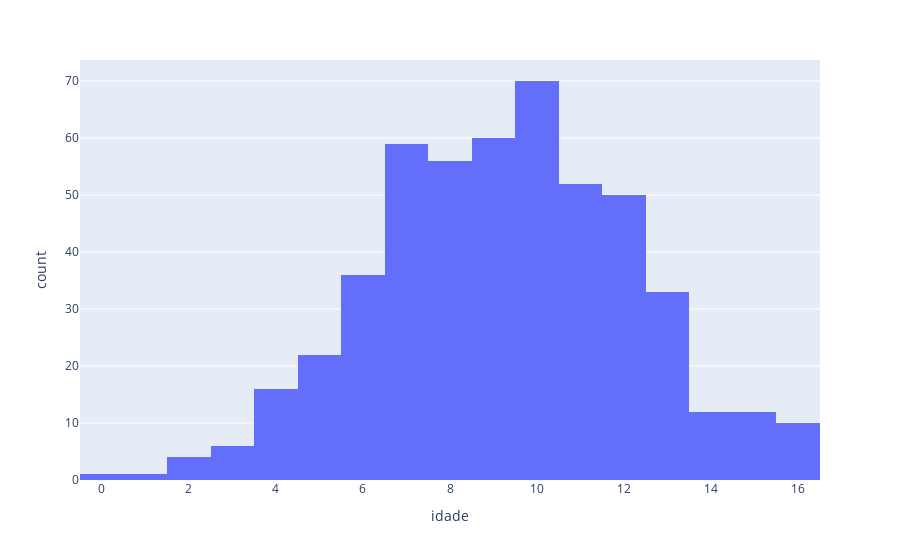

Notebook code cell kept with this figure:
### Code cell
# Distribution Idade da Empresa
px.histogram(df_segmento, x='idade')

### Figure 1 — Plotly figure (JSON) as saved in the notebook; plotly's stock layout.template omitted (floating-point values rounded to 4 significant figures; data arrays with more than 128 entries replaced by an {"elided": "..."} marker saying what was removed)
{"data": [{"alignmentgroup": "True", "bingroup": "x", "hovertemplate": "idade=%{x}<br>count=%{y}<extra></extra>", "legendgroup": "", "marker": {"color": "#636efa", "pattern": {"shape": ""}}, "name": "", "offsetgroup": "", "orientation": "v", "showlegend": false, "type": "histogram", "x": {"elided": "500 int values"}, "xaxis": "x", "yaxis": "y"}], "layout": {"barmode": "relative", "legend": {"tracegroupgap": 0}, "margin": {"t": 60}, "xaxis": {"anchor": "y", "domain": [0, 1], "title": {"text": "idade"}}, "yaxis": {"anchor": "x", "domain": [0, 1], "title": {"text": "count"}}}}
